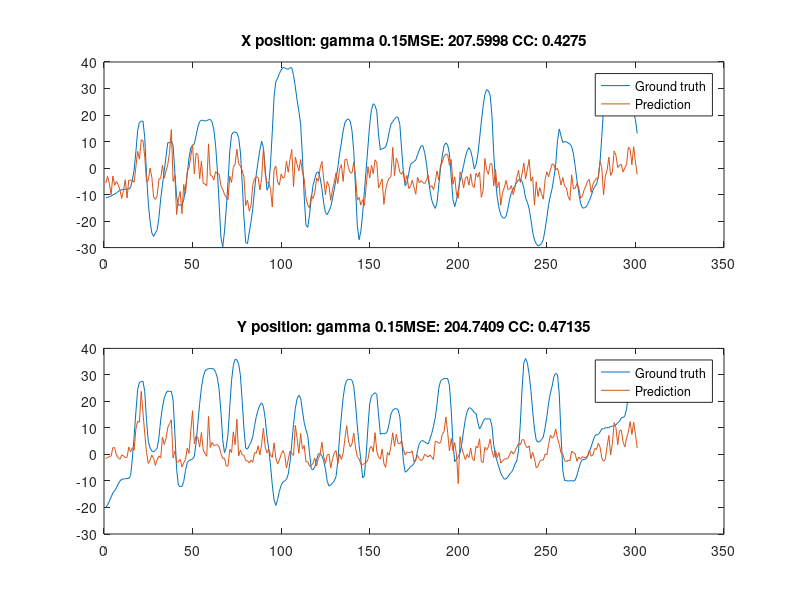

Write the MATLAB code that produced this figure.
close all;clear;clc;
load au_bin@10Hz_1750s.mat

maxCC = zeros(1, 185);
maxPos = zeros(1, 185);
for n=1:185
  cc = xcorr(x(1:10500,n), d(1:10500,1), 30);
  [maxcc, pos] = max(abs(cc));
  maxCC(n) = maxcc;
  maxPos(n) = pos-31;
  if (abs(maxPos(n))>15)
    maxPos(n) = 0;
  end
end

[~, index] = sort(maxCC, 'descend');
maxPos=maxPos(index);
x=normalize(x(:,index(1:60)));
for i=1:60
  x(:,i)=circshift(x(:,i), -maxPos(i));
end

trainN = 0.6*N;
trainX = x(1:trainN,:);
trainD = d(1:trainN,:);
testN = 0.4*N;
testX = x(trainN+1:end,:);
testD = d(trainN+1:end,:);

gamma = 0.15;
grnnPredict = zeros(testN, 2);
for i=1:testN
  delta = testX(i,:) - x(i:trainN+i-1,:);
  Dsquare = sum(delta.^2, 2);
  kernel = exp(-Dsquare*gamma);
  grnnPredict(i,:) = (kernel'*d(i:trainN+i-1,:))/sum(kernel);
end

mse=(testD-grnnPredict)'*(testD-grnnPredict)/testN;
cc = corrcoef(testD(:,1), grnnPredict(:,1));
disp(['MSE: ', num2str(mse(1)), ' CC: ', num2str(cc(2))])

figure(1)
subplot(2,1,1)
plot(testD(580:880,1))
hold on
plot(grnnPredict(580:880,1))
hold off
title(['X position: gamma ', num2str(gamma), 'MSE: ', num2str(mse(1)), ' CC: ', num2str(cc(2))])
legend("Ground truth", "Prediction")
subplot(2,1,2)
plot(testD(580:880,2))
hold on
plot(grnnPredict(580:880,2))
hold off
cc = corrcoef(testD(:,2), grnnPredict(:,2));
title(['Y position: gamma ', num2str(gamma), 'MSE: ', num2str(mse(4)), ' CC: ', num2str(cc(2))])
legend("Ground truth", "Prediction")